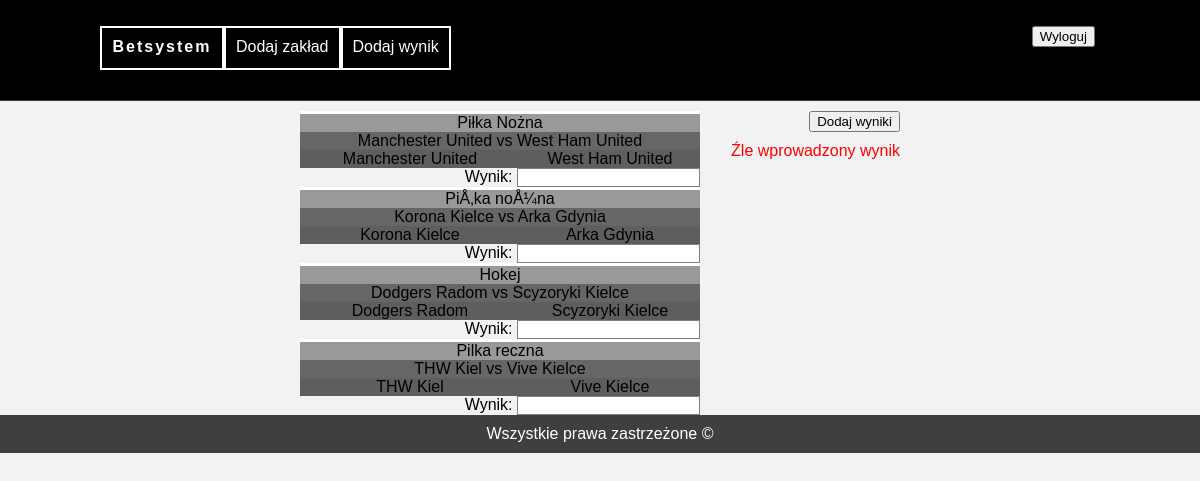
Page /dodaj_wynik.php on the committed database.
### tables this page shows
CREATE TABLE `bets` (
  `id` int(11) NOT NULL,
  `sport` text NOT NULL,
  `player1` text NOT NULL,
  `player2` text NOT NULL,
  `start_time` time NOT NULL,
  `date` date NOT NULL,
  `odd_1` text NOT NULL,
  `odd_x` double NOT NULL,
  `odd_2` double NOT NULL,
  `result` char(1) NOT NULL
);

### dodaj_wynik.php (the view, shortened to what this page needs)
<?php
      require_once "connect.php";
      $conn = @new mysqli($host, $db_user, $db_password, $db_name);
      mysqli_query($conn, "SET CHARSET utf8");
      mysqli_query($conn, "SET NAMES 'utf8' COLLATE 'utf8_polish_ci'");
      $query_bets = $conn->query("SELECT * FROM bets");
      $rows = $query_bets->num_rows;
        for ($i=0; $i < $rows ; $i++) {
        mysqli_query($conn, "SET CHARSET utf8");
        mysqli_query($conn, "SET NAMES 'utf8' COLLATE 'utf8_polish_ci'");
        }
?>
<!DOCTYPE html>
<html lang="pl">
<head>
	<link rel="stylesheet" type="text/css" href="style.css">
</head>
<body>
	<div class="wrapper">
		<div class="nav">
			<div id="menu-container">
				<div id="logo"><b>Betsystem</b></div>
				<ol>
    <li class="option">Dodaj zakład
    </li>
    <li class="option">Dodaj wynik
    </li>
  </ol>
				<div id="log-in">
					<form action="logout.php" method="post">
						<input type="submit" value="Wyloguj" >
					</form>
				</div>
			</div>
		</div>
		<div class="content">
		<div style="color:black;font-size: 16px;width:900px; margin-left:100px;">
    <table width="400" align="left" border="0" bordercolor="#d5d5d5"  cellpadding="0" cellspacing="0">
        <tr>
	   <?php
      $query_bets = $conn->query("SELECT * FROM bets WHERE result=''");
      $rows = $query_bets->num_rows;
echo '<form method="POST">';
          for ($i=0; $i < $rows ; $i++) {
            $column = $query_bets->fetch_assoc();
            $a0 = $column['id'];
            $a3 = $column['sport'];
            $a4 = $column['player1'];
            $a5 = $column['player2'];
echo<<<END
<td style="border-top: 3px solid white" colspan=6 width="50" align="center" bgcolor="#999999">$a3</td>
</tr><tr></tr><tr>
<td colspan=6 width="50" align="center" bgcolor="#666666">$a4 vs $a5</td>
</tr><tr></tr><tr>
END;
echo '<td class="row" colspan=2 width="50" align="center" bgcolor="#5E5E5E"><a href="#">'.$a4.'</a></td>';
echo '<td class="row" colspan=2 width="50" align="center" bgcolor="#5E5E5E"><a href="#">'.$a5.'</a></td></tr><tr>';
echo '<td colspan=6 align="right">Wynik: <input style="border: 1px solid grey" type="text" name="'.$a0.'" id="wynik"></td></tr><tr>';
        }
      ?>
    </tr></table>
    <input style="float: right; margin-right: 300px; "  type="submit" value="Dodaj wyniki" name="dodaj_wyniki">
    <br/> <p class="error" style="float: right; margin-right: 300px;">Źle wprowadzony wynik</p>
    </div>
		</div>
		<div class="footer">Wszystkie prawa zastrzeżone &copy</div>
	</div>
</body>
</html>

### style.css (style rules this page uses)
body { background-color: #f2f2f2; color: #000000; margin: 0; font-family: Arial; }
.wrapper { width: 100%; }
.nav { width: 100%; padding: 10px 0; background-color: #000000; text-align: center; border-bottom: 1px solid #3f3f3f; height: 80px; color: #ffffff; }
.row a { display:block; text-decoration:none; }
.row a:link { text-decoration: none; color: black; }
.content { width: 700px; align: center; margin-left: 200px; margin-right: auto; text-align: justify; padding-top: 10px; float: left; }
.footer { text-align: center; background-color: #3f3f3f; padding: 10px; color: #ffffff; clear: both; }
#menu-container { width: 1000px; margin: auto; }
.option { float: left; min-width: 50px; height: 20px; padding: 10px; border: 2px solid white; }
#logo { float: left; min-width: 100px; height: 20px; padding: 10px; border: 2px solid white; letter-spacing: 2px; }
#log-in { float: right; min-width: 50px; height: 35px; padding-right: 5px; }
.error { color: red; margin-top: 10px; margin-bottom: 10px; }
ol > li { float: left; min-width: 50px; height: 20px; padding: 10px; border: 2px solid white; list-style: none; }
ol > li:first-child { margin-left:0; }

### rows in the picture
bets: sport "Piłka Nożna", player1 "Manchester United", player2 "West Ham United"
bets: sport "PiÅ‚ka noÅ¼na", player1 "Korona Kielce", player2 "Arka Gdynia"
bets: sport "Hokej", player1 "Dodgers Radom", player2 "Scyzoryki Kielce"
bets: sport "Pilka reczna", player1 "THW Kiel", player2 "Vive Kielce"
